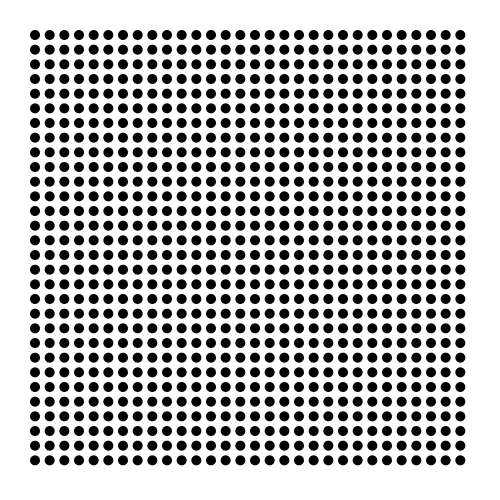
Frame 1 (no input)
Frame 60 (the mouse pressed at the canvas centre just before this capture): identical to frame 1, image omitted
Frame 120 (the mouse held since frame 60 and released just before this capture): identical to frame 1, image omitted

The Processing sketch that drew this single still picture (run headless with seeded random() and noise(); from frame 60 on, the mouse is pressed at the canvas centre):

// Processing sketch: plot_rows_and_columns
// ── plot_rows_and_columns.pde
// PLOT POINTS IN ROWS AND COLUMNS
// By Guy Moorhouse @Futurefabric

float x, y;
int number_of_points = 900;
float grid_across = round(sqrt(number_of_points));
float circle_diameter = 10;
float margin = 30;

void setup() {
  ellipseMode(CORNER);
  frameRate(100);
  size(500,500);
  fill(0);
  smooth(8);
  noStroke();
}

void draw() {
  background(255); 

  for(int i=0; i<number_of_points; i++){  

    x = margin + ((width-(2 * margin))/grid_across) * (i % grid_across);
    y = margin + ((height-(2 * margin))/grid_across) * ((i - i % grid_across) / grid_across);
        
    ellipse(x,y,circle_diameter,circle_diameter);
  }
}
